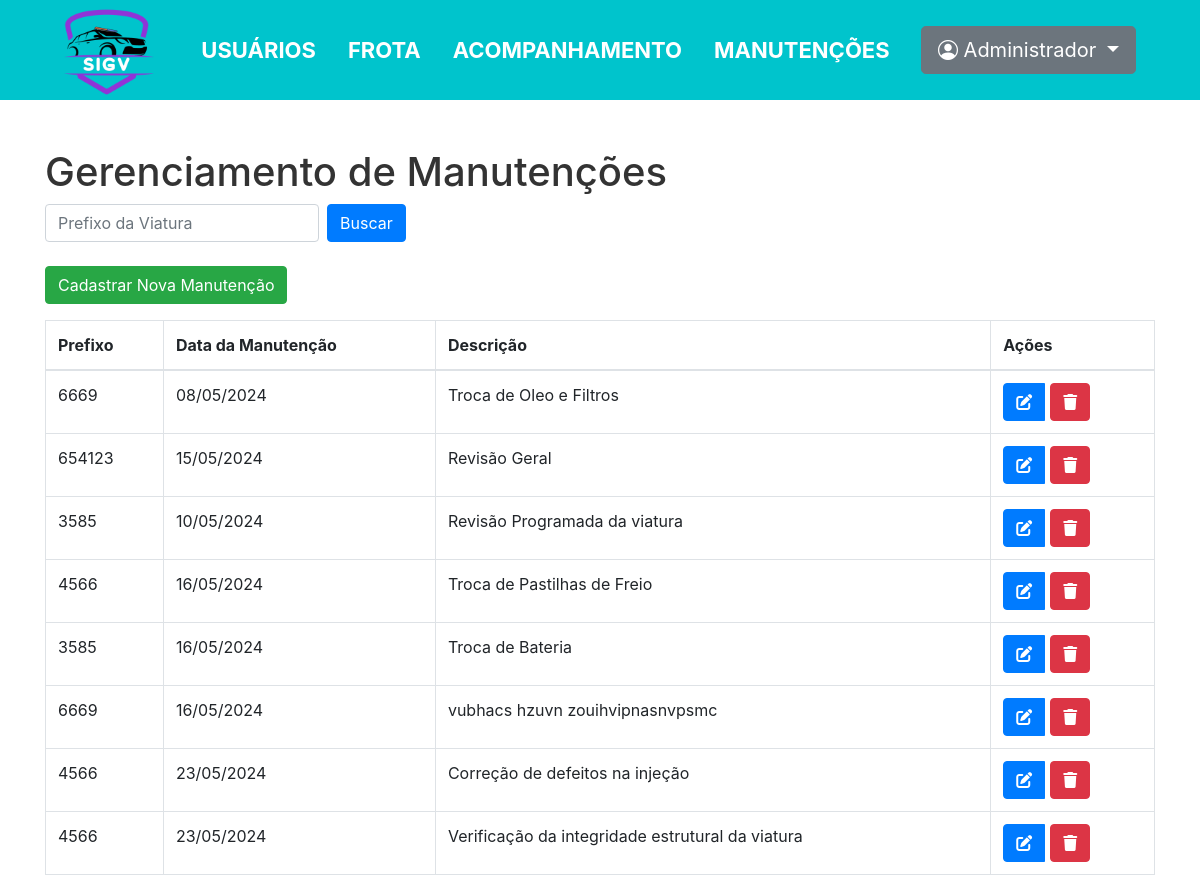
Screenshot of /SIGV/manutencoes.php (signed in) with the database file from the repository.
### tables this page shows
CREATE TABLE `manutencoes` (
  `id` int(11) NOT NULL,
  `id_viatura` int(11) DEFAULT NULL,
  `id_usuario` int(11) DEFAULT NULL,
  `id_tipo_manutencao` int(11) DEFAULT NULL,
  `descricao` text DEFAULT NULL,
  `status` tinyint(4) NOT NULL DEFAULT 0,
  `dt_revisao` date NOT NULL,
  `dt_criacao` date NOT NULL
);

CREATE TABLE `viaturas` (
  `id` int(11) NOT NULL,
  `placa` varchar(45) DEFAULT NULL,
  `prefixo` varchar(45) DEFAULT NULL,
  `ano` year(4) DEFAULT NULL,
  `id_modelo` int(11) DEFAULT NULL,
  `id_tipo_manutencao` int(11) DEFAULT 1
);

### SIGV/manutencoes.php (the view, shortened to what this page needs)
<?php
include ("conexao.php");
if (isset($_SESSION['nome_usuario'])) {
    $nome_usuario = $_SESSION['nome_usuario'];
    $sql_admin_check = "SELECT adm FROM usuarios WHERE nome = ?";
    $stmt = $mysqli->prepare($sql_admin_check);
    $stmt->bind_param("s", $nome_usuario);
    $stmt->execute();
    $stmt->bind_result($is_admin);
}
?>
<!DOCTYPE html>
<html lang="pt-br">
<head>
    <link rel="stylesheet" href="assets/css/style.css">
    <link rel="stylesheet" href="https://cdn.jsdelivr.net/npm/bootstrap@4.6.2/dist/css/bootstrap.min.css"
>
    <link href="https://cdn.jsdelivr.net/npm/bootstrap-icons/font/bootstrap-icons.css" rel="stylesheet">
</head>
<body>
    <nav class="navbar navbar-expand-lg">
        <div class="container-fluid p-5">
            <a class="navbar-brand" href="bem-vindo.php"><img src="assets/imagens/logo.png" alt="Logo" width="90"
                    height="90" class="d-inline-block align-text-top"></a>
            <ul class="nav menu">
                <li class="nav-item">
                    <a class="nav-link" aria-current="page" href="usuarios.php">USUÁRIOS</a>
                </li>
                <li class="nav-item">
                    <a class="nav-link" href="viaturas.php">FROTA</a>
                </li>
                <li class="nav-item">
                    <a class="nav-link" href="acompanhamento.php">ACOMPANHAMENTO</a>
                </li>
                <li class="nav-item">
                    <a class="nav-link" href="manutencoes.php">MANUTENÇÕES</a>
                </li>
            </ul>
            <div class="dropdown">
                <button class="btn btn-secondary btn-lg dropdown-toggle" type="button" data-toggle="dropdown"
                    aria-expanded="false">
                    <i class="bi bi-person-circle"></i><?php echo "  $nome_usuario"; ?>
                </button>
            </div>
        </div>
    </nav>
    <div class="container mt-5">
        <h1>Gerenciamento de Manutenções</h1>
        <form class="form-inline mb-4" method="GET" action="">
            <div class="form-group mr-2">
                <input type="text" class="form-control" name="prefixo" placeholder="Prefixo da Viatura">
            </div>
            <button type="submit" class="btn btn-primary">Buscar</button>
        </form>
        <div class="pb-3">
            <a href="cadastra_manutencao.php" class="btn btn-success">Cadastrar Nova Manutenção</a>
        </div>
        <table class="table table-bordered">
            <thead>
                <tr>
                    <th>Prefixo</th>
                    <th>Data da Manutenção</th>
                    <th>Descrição</th>
                    <th>Ações</th>
                </tr>
            </thead>
            <tbody>
                <?php
                $sql_select = "SELECT viaturas.prefixo AS prefixo, manutencoes.id AS id, DATE_FORMAT(manutencoes.dt_revisao, '%d/%m/%Y') AS dt_revisao, manutencoes.descricao AS descricao, manutencoes.status AS status FROM manutencoes INNER JOIN viaturas ON manutencoes.id_viatura = viaturas.id";
                $resultado = $mysqli->query($sql_select);
                if ($resultado->num_rows > 0) {
                    while ($row = $resultado->fetch_assoc()) {
                        echo "<tr>";
                        echo "<td>" . $row['prefixo'] . "</td>";
                        echo "<td>" . $row['dt_revisao'] . "</td>";
                        echo "<td>" . $row['descricao'] . "</td>";
                        if ($is_admin) {
                            echo "<td>";
                                echo "<div class='btn-group'>";
                                    echo "<a href='editar_manutencao.php?id=" . $row['id'] . "' class='btn btn-primary'><i class='fa-solid fa-pen-to-square'></i></a>";
                                    echo "<form action='' method='POST' style='display: inline; margin-left: 5px;'>";
                                        echo "<button type='submit' class='btn btn-danger'><i class='fa-solid fa-trash'></i></button>";
                                    echo "</form>";
                                echo "</div>";
                            echo "</td>";
                        } else {
                            echo "<td></td>";
                        }
                        echo "</tr>";
                    }
                } else {
                    echo "<tr><td colspan='5' class='text-center'>Nenhuma manutenção encontrada.</td></tr>";
                }
                ?>
            </tbody>
        </table>
    </div>
</body>
</html>

### SIGV/assets/css/style.css (style rules this page uses)
* { padding: 0; margin: 0; }
.navbar { background-color: #00C4CC !important; max-height: 100px; }
.nav-link { color: #fff !important; }
.menu { font-family: 'Inter', sans-serif; font-size: 22px; font-weight: bold; }
body { margin: 0; padding: 0; background-color: #f0f0f0; font-family: Arial, sans-serif; height: 100vh; }
h1 { font-size: 2em; color: #333; }

### rows the page displays
manutencoes: id_viatura.prefixo "6669", dt_revisao "08/05/2024", descricao "Troca de Oleo e Filtros"
manutencoes: id_viatura.prefixo "654123", dt_revisao "15/05/2024", descricao "Revisão Geral"
manutencoes: id_viatura.prefixo "3585", dt_revisao "10/05/2024", descricao "Revisão Programada da viatura"
manutencoes: id_viatura.prefixo "4566", dt_revisao "16/05/2024", descricao "Troca de Pastilhas de Freio"
manutencoes: id_viatura.prefixo "3585", dt_revisao "16/05/2024", descricao "Troca de Bateria"
manutencoes: id_viatura.prefixo "6669", dt_revisao "16/05/2024", descricao "vubhacs hzuvn zouihvipnasnvpsmc"
manutencoes: id_viatura.prefixo "4566", dt_revisao "23/05/2024", descricao "Correção de defeitos na injeção"
manutencoes: id_viatura.prefixo "4566", dt_revisao "23/05/2024", descricao "Verificação da integridade estrutural da viatura"

### other values shown
$nome_usuario "Administrador"
